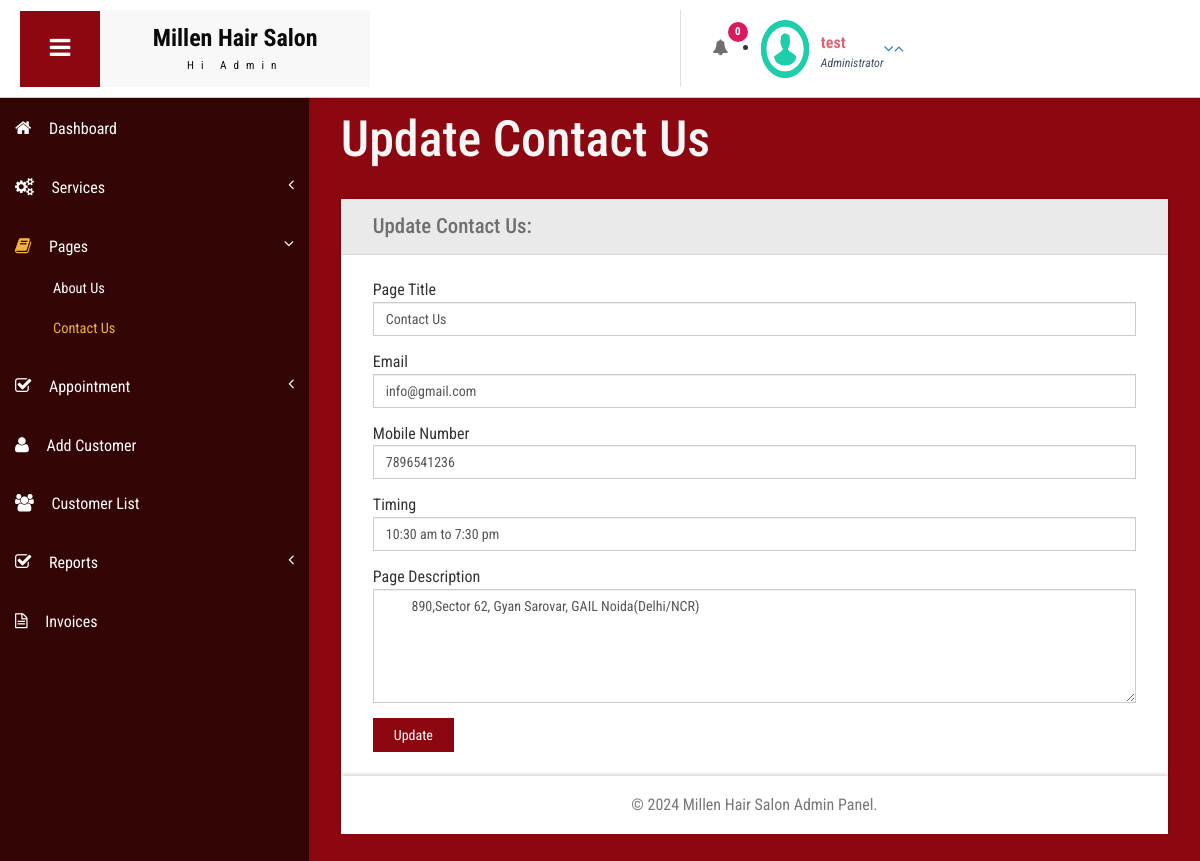
The app's page /admin/contact-us.php (signed in), older data.
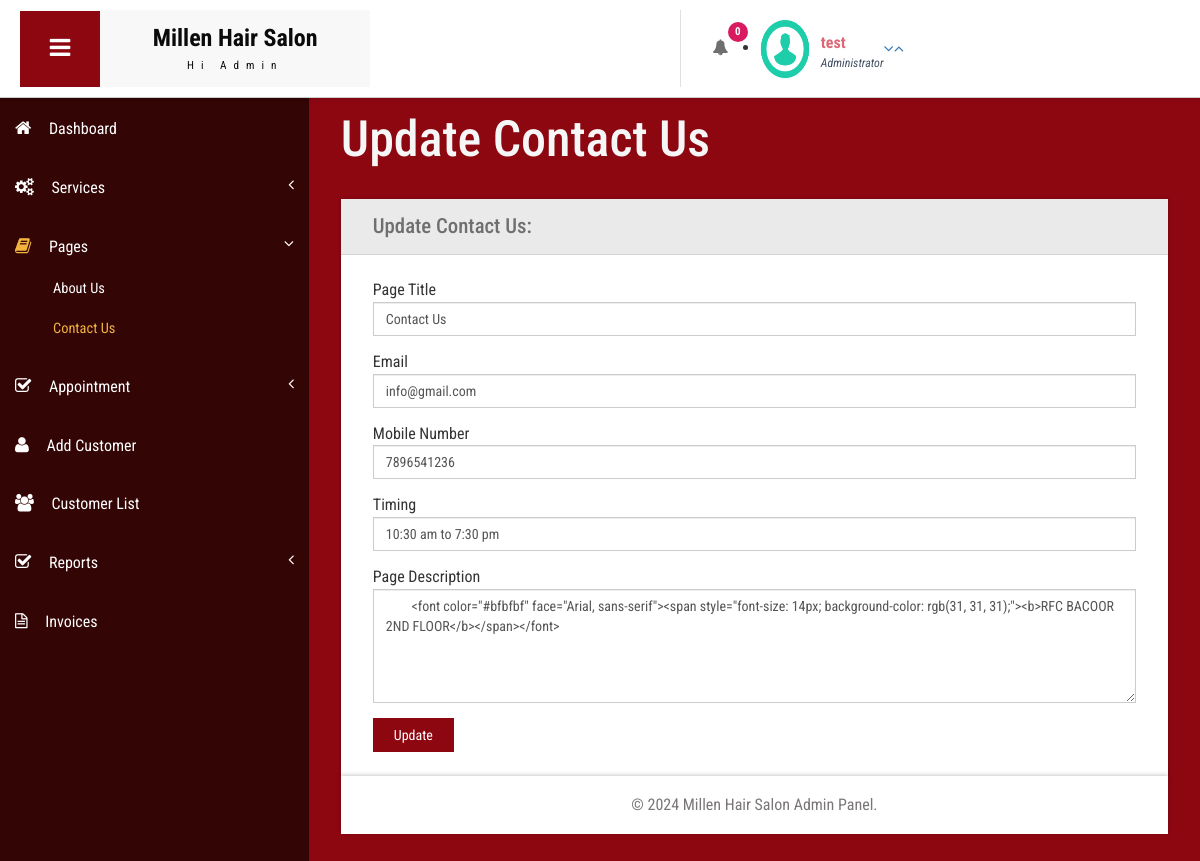
The same page, newer data.
### tables this page shows
CREATE TABLE `tblpage` (
  `ID` int(10) NOT NULL,
  `PageType` varchar(200) DEFAULT NULL,
  `PageTitle` mediumtext DEFAULT NULL,
  `PageDescription` mediumtext DEFAULT NULL,
  `Email` varchar(200) DEFAULT NULL,
  `MobileNumber` bigint(10) DEFAULT NULL,
  `UpdationDate` date DEFAULT NULL,
  `Timing` varchar(200) NOT NULL
);

### admin/contact-us.php (the view, shortened to what this page needs)
<?php
include('includes/dbconnection.php');
if (strlen($_SESSION['bpmsaid']==0)) {
  header('location:logout.php');
  } else{
  ?>
<!DOCTYPE HTML>
<html>
<head>
<link href="css/bootstrap.css" rel='stylesheet' type='text/css' />
<link href="css/style.css" rel='stylesheet' type='text/css' />
<link href="css/font-awesome.css" rel="stylesheet">
<link href="css/animate.css" rel="stylesheet" type="text/css" media="all">
<link href="css/custom.css" rel="stylesheet">
</head>
<body class="cbp-spmenu-push">
	<div class="main-content">
		 <?php include_once('includes/sidebar.php');?>
	 <?php include_once('includes/header.php');?>
		<div id="page-wrapper">
			<div class="main-page">
				<div class="forms">
					<h3 class="title1">Update Contact Us</h3>
					<div class="form-grids row widget-shadow" data-example-id="basic-forms">
						<div class="form-title">
							<h4>Update Contact Us:</h4>
						</div>
						<div class="form-body">
							<form method="post">
  <?php
$ret=mysqli_query($con,"select * from  tblpage where PageType='contactus'");
while ($row=mysqli_fetch_array($ret)) {
?>
							 <div class="form-group"> <label for="exampleInputEmail1">Page Title</label> <input type="text" class="form-control" name="pagetitle" id="pagetitle" value="<?php  echo $row['PageTitle'];?>" required="true"> </div><div class="form-group"> <label for="exampleInputEmail1">Email</label> <input type="text" class="form-control" name="email" id="email" value="<?php  echo $row['Email'];?>" required="true"> </div><div class="form-group"> <label for="exampleInputEmail1">Mobile Number</label> <input type="text" class="form-control" name="mobnumber" id="mobnumber" value="<?php  echo $row['MobileNumber'];?>" required="true"> </div><div class="form-group"> <label for="exampleInputEmail1">Timing</label> <input type="text" class="form-control" name="timing" id="timing" value="<?php  echo $row['Timing'];?>" required="true"> </div> <div class="form-group"> <label for="exampleInputPassword1">Page Description</label> <textarea name="pagedes" id="pagedes" rows="5" class="form-control">
        <?php  echo $row['PageDescription'];?></textarea> </div>
							 <?php } ?>
							  <button type="submit" name="submit" class="btn btn-default">Update</button> </form>
						</div>
					</div>
			</div>
		</div>
		 <?php include_once('includes/footer.php');?>
	</div>
</body>
</html>
<?php } ?>

Row changes from the older to the newer data that the page shows:
changed tblpage "Contact Us": pagedes "890,Sector 62, Gyan Sarovar, GAIL Noida(Delhi/NCR)" → "<font color=\"#bfbfbf\" face=\"Arial, sans-serif\"><span style=\"font-size: 14px; background-color: rgb(31, 31, 31);\"><b>RFC BACOOR 2ND FLOOR</b></span></font>"
